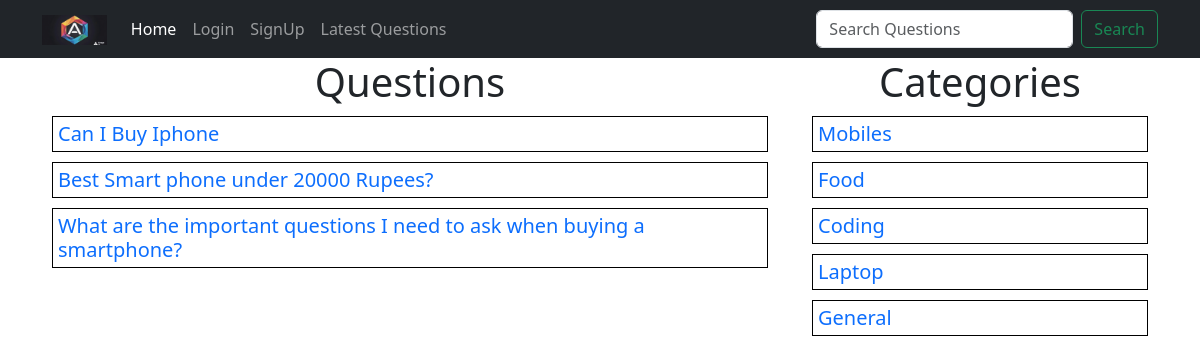
Page /?c_id=1 on the committed database.
### tables this page shows
CREATE TABLE `questions` (
  `id` int(10) NOT NULL,
  `title` varchar(100) NOT NULL,
  `description` varchar(300) NOT NULL,
  `category_id` int(10) NOT NULL,
  `user_id` int(10) NOT NULL
);

CREATE TABLE `category` (
  `id` int(10) NOT NULL,
  `category` varchar(50) NOT NULL
);

### client/categorylist.php (the view)
<div>
    <h1 class="heading">Categories</h1>
    <?php
        include("./common/db.php");
        $query = "select * from category";
        $result = $conn->query($query);
        foreach($result as $row) {
            $category = ucfirst($row['category']);
            $id = $row['id'];
            echo "<div class='row question-list'><h5><a href='?c_id=$id'>$category</a></h5></div>";
        }
    ?>
</div>

### client/questions.php (shortened to what this page needs)
<div class="container">
    <div class="row">
        <div class="col-8">
            <h1 class="heading">Questions</h1>
            <?php
            include("./common/db.php");
            if(isset($_GET['c_id'])){
                $query = "select * from questions where category_id=$c_id";
            }
            elseif(isset($_GET['u_id'])) {
                $query = "select * from questions where user_id=$u_id";
            }
            elseif(isset($_GET['latest'])) {
                $query = "select * from questions order by id desc";
            }
            elseif(isset($_GET['search'])) {
                $query = "select * from questions where `title` Like '%$search%'";
            }
            else {
                $query = "select * from questions";
            }
            $result = $conn->query($query);
            foreach($result as $row) {
                $title = $row['title'];
                $id = $row['id'];
                echo "<div class='row question-list'><h5 class='my-question'><a href='?q-id=$id'>$title</a>";
                echo "</h5></div>";
            }
            ?>
        </div>
        <div class="col-4">
            <?php
                include("categorylist.php");
            ?>
        </div>
    </div>
</div>

### public/style.css (style rules this page uses)
.heading { text-align: center; }
.question-list { border: 1px solid black; padding: 5px; margin: 10px; }
.question-list h5 { margin: 0; padding: 0; }
.question-list a { text-decoration: none; }
.my-question { display: flex; justify-content: space-between; }

### rows in the picture
questions: title "Can I Buy Iphone"
questions: title "Best Smart phone under 20000 Rupees?"
questions: title "What are the important questions I need to ask when buying a smartphone?"
category: category "Mobiles"
category: category "Food"
category: category "Coding"
category: category "Laptop"
category: category "General"
